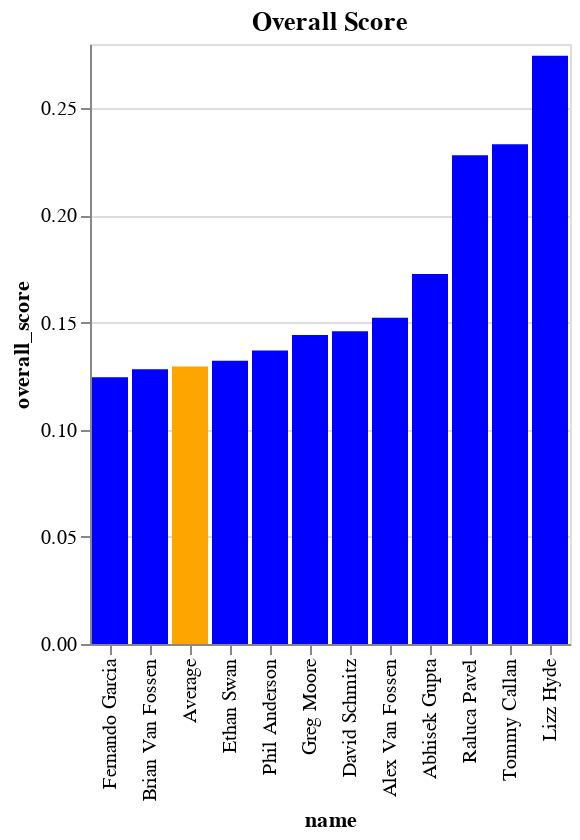

The code cell stored with this chart in its notebook:
### Code cell
import altair as alt

alt.Chart(data).mark_bar().encode(
    x=alt.X('name', sort='y'),
    y='overall_score',
    color=alt.condition(
        alt.datum.name == 'Average',
        alt.value('orange'),
        alt.value('blue'),
    ),
).properties(title='Overall Score')

### Figure 1 — Vega-Lite specification as saved in the notebook (floating-point values rounded to 4 significant figures)
{"config": {"view": {"continuousWidth": 300, "continuousHeight": 300}}, "data": {"name": "data-9ecf4f20ea601044c805e98ec9403edd"}, "mark": {"type": "bar"}, "encoding": {"color": {"condition": {"test": "(datum.name === 'Average')", "value": "orange"}, "value": "blue"}, "x": {"field": "name", "sort": "y", "type": "nominal"}, "y": {"field": "overall_score", "type": "quantitative"}}, "title": "Overall Score", "$schema": "https://vega.github.io/schema/vega-lite/v5.20.1.json", "datasets": {"data-9ecf4f20ea601044c805e98ec9403edd": [{"name": "Raluca Pavel", "overall_score": 0.2281, "Sports & Culture": 0.2462, "Geopolitics": 0.01557, "US Politics": 0.3619, "Business & Tech": 0.2427}, {"name": "Ethan Swan", "overall_score": 0.1322, "Sports & Culture": 0.1938, "Geopolitics": 0.07098, "US Politics": 0.1685, "Business & Tech": 0.0978}, {"name": "Tommy Callan", "overall_score": 0.2333, "Sports & Culture": 0.2891, "Geopolitics": 0.07222, "US Politics": 0.4796, "Business & Tech": 0.05568}, {"name": "Greg Moore", "overall_score": 0.1442, "Sports & Culture": 0.2168, "Geopolitics": 0.008622, "US Politics": 0.2107, "Business & Tech": 0.1297}, {"name": "Abhisek Gupta", "overall_score": 0.1727, "Sports & Culture": 0.235, "Geopolitics": 0.135, "US Politics": 0.2274, "Business & Tech": 0.09842}, {"name": "Fernando Garcia", "overall_score": 0.1245, "Sports & Culture": 0.18, "Geopolitics": 0.04713, "US Politics": 0.1596, "Business & Tech": 0.1091}, {"name": "Alex Van Fossen ", "overall_score": 0.1523, "Sports & Culture": 0.2631, "Geopolitics": 0.009933, "US Politics": 0.2015, "Business & Tech": 0.1345}, {"name": "David Schmitz", "overall_score": 0.146, "Sports & Culture": 0.266, "Geopolitics": 0.007547, "US Politics": 0.1816, "Business & Tech": 0.1331}, {"name": "Phil Anderson", "overall_score": 0.137, "Sports & Culture": 0.2891, "Geopolitics": 0.02143, "US Politics": 0.2069, "Business & Tech": 0.04465}, {"name": "Brian Van Fossen", "overall_score": 0.1283, "Sports & Culture": 0.2469, "Geopolitics": 0.03834, "US Politics": 0.1703, "Business & Tech": 0.06977}, {"name": "Lizz Hyde ", "overall_score": 0.2745, "Sports & Culture": 0.2664, "Geopolitics": 0.1208, "US Politics": 0.3776, "Business & Tech": 0.2936}, {"name": "Average", "overall_score": 0.1295, "Sports & Culture": 0.1961, "Geopolitics": 0.02653, "US Politics": 0.1994, "Business & Tech": 0.08888}]}}
